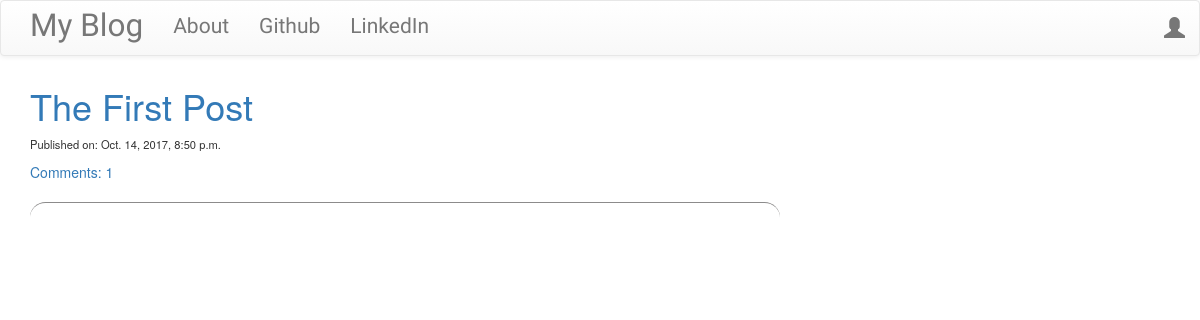
Before: / with the older database file.
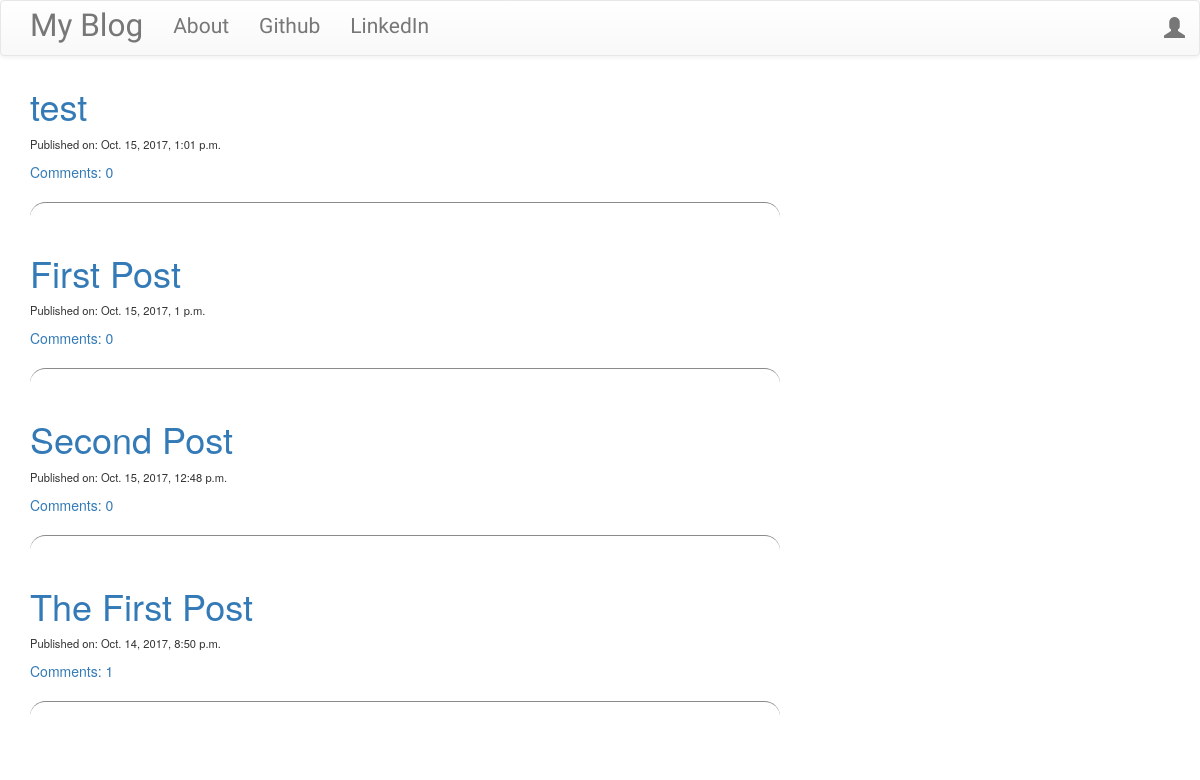
After: the same page with the newer database file.
### blog/models.py (models this page shows, shortened)
class Post(models.Model):
    author = models.ForeignKey('auth.User')
    title = models.CharField(max_length=200)
    text = models.TextField()
    create_date = models.DateTimeField(default=timezone.now)
    published_date = models.DateTimeField(blank=True, null=True)
    def approve_comments(self):
        return self.comments.filter(approved_comment=True)

### blog/views.py (the view)
# urls.py: url(r'^$', views.PostListView.as_view(), name='post_list'),
class PostListView(ListView):
    model = Post
    template_name = 'post_list'
    def get_queryset(self):
        return Post.objects.filter(published_date__lte=timezone.now()).order_by('-published_date')

### blog/templates/blog/post_list.html (shortened to what this page needs)
{% extends 'blog/base.html' %}
{% block content %}
<div class="centerstage">
  {% for post in post_list %}
    <div class="post">
      <h1>
        <a href="{% url 'post_detail' pk=post.pk %}">{{ post.title }}</a>
      </h1>
      <p class='date'>Published on: {{ post.published_date}}</p>
      <a href="{% url 'post_detail' pk=post.pk %}">Comments: {{ post.approve_comments.count }}</a>
    </div>
    <hr class='hrline'>
  {% endfor %}
</div>
{%endblock%}

### blog/templates/blog/base.html (shortened to what this page needs)
<!DOCTYPE html>
{% load staticfiles %}
<html>
  <head>
    <link rel="stylesheet" href="https://maxcdn.bootstrapcdn.com/bootstrap/3.3.7/css/bootstrap.min.css">
    <link rel="stylesheet" href="https://maxcdn.bootstrapcdn.com/bootstrap/3.3.7/css/bootstrap-theme.min.css">
    <link rel="stylesheet" href="//cdn.jsdelivr.net/npm/medium-editor@latest/dist/css/medium-editor.min.css" type="text/css" media="screen" charset="utf-8">
    <link rel="stylesheet" href="{% static 'css/blog.css' %}">
  <body>
    <nav class="navbar navbar-default techfont custom-navbar">
      <div class="container">
        <ul class='nav navbar-nav'>
          <li>
            <a class='navbar-brand bigbrand' href="{% url 'post_list' %}">My Blog</a>
          </li>
          <li>
            <a href="{% url 'about' %}">About</a>
          </li>
          <li>
            <a href="https://www.github.com">Github</a>
          </li>
          <li>
            <a href="https://www.linkedin.com">LinkedIn</a>
          </li>
        </ul>
        <ul class='nav navbar-nav navbar-right'>
          {% if user.is_authenticated %}
            <li>
              <a href="{% url 'post_new' %}">New Post</a>
            </li>
            <li>
              <a href="{% url 'post_draft_list' %}">Drafts</a>
            </li>
            <li>
              <a href="{% url 'logout' %}">Logout</a>
            </li>
            <li>
              <a> Welcome {{user.username}}</a>
            </li>
          {% else %}
            <li>
              <a class='nav navbar-right' href="{% url 'login' %}"><span class='glyphicon glyphicon-user'></span></a>
            </li>
          {% endif %}
        </ul>
      </div>
    </nav>
    <div class="content container">
      <div class="row">
        <div class="col-md-8">
          <div class="blog_posts">
            {% block content %}
            {% endblock %}
          </div>
        </div>
      </div>
    </div>
  </body>
</html>

### blog/static/css/blog.css (style rules this page uses)
.centerstage { margin-left: auto; margin-right: auto; }
.date { font-size: 0.8em; }
.hrline { height: 30px; border-style: solid; border-color: #8c8b8b; border-width: 1px 0 0 0; border-radius: 20px; }
.techfont { font-family: 'Russo One',sans-serif; font-size: 1.5em; margin-bottom: 10px; }
.bigbrand { font-size: 1.5em; }

Changed rows visible on the page:
added Post: title "test", published_date "Oct. 15, 2017, 1:01 p.m.", approve_comments.count "0"
now on this page (row edited): Post: title "First Post", published_date "Oct. 15, 2017, 1 p.m.", approve_comments.count "0"
added Post: title "Second Post", published_date "Oct. 15, 2017, 12:48 p.m.", approve_comments.count "0"
